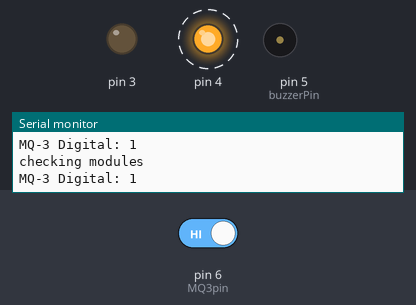
Recording of a sketch running on a simulated Arduino Uno, built with avr-gcc and run on an emulated ATmega328P. On the bench: output pins drawn as LEDs (lit = HIGH), buzzer (waves = sounding), the last lines printed to the serial monitor. Dashed ring = blinking. The inputs (shaded band) are chosen by the test bench; at power-on: pin 6 (MQ3pin) HIGH.

Above: at 14.8 s.
14.9 s: pin 6 (MQ3pin) driven LOW
At 15.7 s:
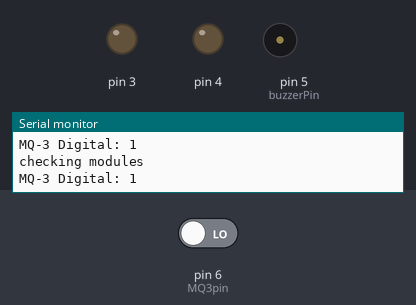
At 17.7 s:
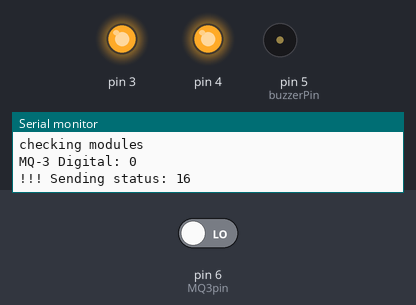
Timing chart, 0 to 28.3 s (numbered marks = the images above; inputs shaded):
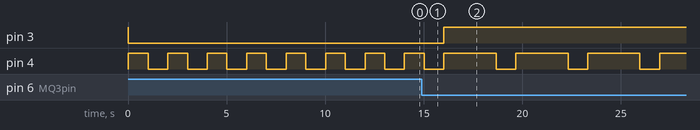

Measured:
- after the input at 14.9 s, pin 3: LOW → HIGH after 1.1 s; pin 4: alternates HIGH for 2.6 s and LOW for 1.0 s, starting after 3.8 s
- by itself, pin 4: alternates HIGH for 1.0 s and LOW for 1.0 s

The sketch:

sensor42.ino
```cpp
// include libraries
#include <SPI.h>
#include <nRF24L01.h>
#include <RF24.h>

// setup system
int systat, setAlarm = 0;
int alarmCounter = 5; // cycles to delay checking
const int relayAlarm = HIGH; // at which state the relay should be on alarm: HIGH=switch on; LOW=switch off

// pin registry
const int redLED = 3;
const int greenLED = 4;
const int buzzerPin = 5;


// component registry
#include "./modules/led.h"
#include "./modules/buzzer2.h"
#include "./modules/singleDigitalPin.h" // a generic way to add sensors that uses a single digital pin

// MQ - digital pins
#define MQ3pin 6
#define MQisOn LOW

// NRF
RF24 NRFradio(8, 9); // CE, CSN
const byte NRFaddress[6] = "AABBC";     //Byte of array representing the address. This is the address where we will send the data. This should be same on the receiving side.
#include "./modules/nrf24l01.h"

// alarm Protocol
void initAlarm(){
	initLED(redLED);
  initBuzzer(buzzerPin);
}
void doAlarm(){
	if(setAlarm > 0){
		//Serial.println("ALARM!!!! ALARM!!!!");
		Serial.print("!!! Sending status: ");
		Serial.println(setAlarm);
    doLED(redLED,HIGH);
    doBuzzerOn(buzzerPin);
		NRFradio.write(&setAlarm,sizeof(setAlarm));
	}
	else{
		doLED(redLED,LOW);
	}
}

// modules
void initModules(){
	initLED(greenLED);
	initDigital(MQ3pin);
}
void checkModules(){

	int stat = digitalRead(MQ3pin);
	Serial.print("MQ-3 Digital: ");
	Serial.println(stat);
	if(stat == MQisOn){
		setAlarm = 16;
	}
	else{
		setAlarm = 0;
	}

}
////////////////////////////////////////////////////
// main functions
void setup(){
	Serial.begin(9600);
	initAlarm();
	initModules();
}
void loop(){
	doLED(greenLED,HIGH);
	if(alarmCounter > 0){
		delay(1000);
		Serial.print("delaying ");
		Serial.println(alarmCounter);
		alarmCounter--; // give time for system to warm up if needed
	}else{
		Serial.println("checking modules");
		checkModules();
		doAlarm();
		delay(1000);
	}
	doLED(greenLED,LOW);
	delay(1000);
}
```

buzzer2.h
```cpp
//////////////////////////////////////////
// buzzer v2
float sinVal;
int toneVal;
void doBuzzerOn(int pin){
	//for(int i=3;i<=11;i+=2){
		for(int hz = 440; hz < 1000; hz++){
			tone(pin, hz, 50);
			delay(1);
		}
		for(int hz = 1000; hz > 440; hz--){
			tone(pin, hz, 50);
			delay(1);
		}
    //}
    noTone(pin);
	delay(500);
}
void doBuzzerOff(int pin){
	noTone(pin);
}

void initBuzzer(int pin){
	pinMode(pin,OUTPUT);
}

void doBuzzerOn(){
}
```

led.h
```cpp
void doLights(){
/*	if(setAlarm == HIGH){
		digitalWrite(greenLED,LOW);
		digitalWrite(redLED,HIGH);
		delay(50);
		digitalWrite(redLED,LOW);
		delay(150);
		digitalWrite(redLED,HIGH);
		delay(250);
		digitalWrite(redLED,LOW);
		delay(350);
	}
	else{
		digitalWrite(redLED,LOW);
		digitalWrite(greenLED,HIGH);
		delay(500);
		digitalWrite(greenLED,LOW);
		delay(500);
	}*/
}

void doLED(int pin, int signal){
	digitalWrite(pin,signal);
}

void initLED(int Pin){
	pinMode(Pin,OUTPUT);
	doLED(Pin,HIGH);
	delay(10);
	doLED(Pin,LOW);
}
```

singleDigitalPin.h
```cpp
// setup and check a sensor that uses a single digital pin as input

void initDigital(int dPin){
	pinMode(dPin,INPUT);
}

int checkDigital(int dPin){
	return digitalRead(dPin);
}
```
